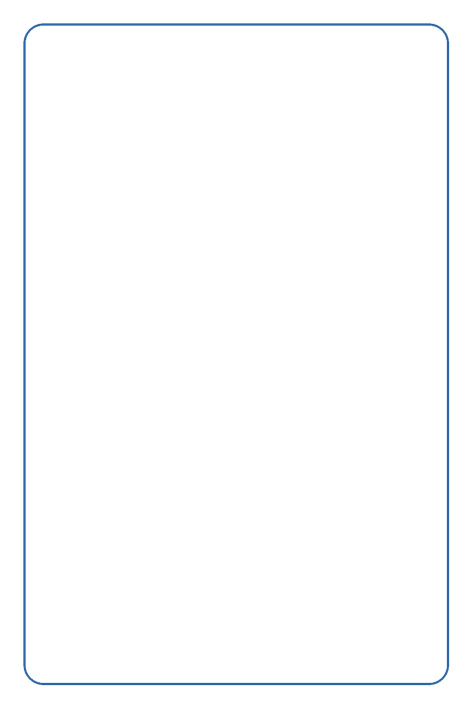
#> input picture src/backend.jpg, 945 x 1417 px (shown at 1/2 size)
$ python main.py   (older library calls are emulated)
#> lines starting #> are read from the running program, lines starting #| are printed output that depends on the picture
from pathlib import Path
from shutil import rmtree
from textwrap import fill, wrap

from PIL import Image, ImageDraw, ImageFont
from reportlab.pdfgen import canvas

SRC_BACKEND_IMG = "src/backend.jpg"
SRC_MAIN_IMG = "src/main.jpg"
SRC_FRONTEND_IMG = "src/frontend.jpg"
OUTPUT_DIR = "output"
DATA_DIR = "static"

FONT = "src/Oswald-Regular.ttf"
FFORMAT = "png"
CONVERT = "RGB"

static = Path(DATA_DIR)
output = Path(OUTPUT_DIR)
output.mkdir(exist_ok=True)
header = ImageFont.truetype(FONT, 55)
paragraph = ImageFont.truetype(FONT, 15)
white = "white"
black = (0, 0, 0, 0)
blue = (40, 101, 176, 0)


class Base:
    def __init__(self, fp: str) -> None:
#> called with fp = 'src/backend.jpg'
        self._image = Image.open(fp)
#> self._image is the input picture: PIL image 945x1417 RGB; mean R, G, B 251.9, 252.8, 253.7
        self.image = self._image.copy()
        self.w, self.h = self.image.size
#> self.w = 945; self.h = 1417
#> call 2 of __init__, with fp = 'src/main.jpg'
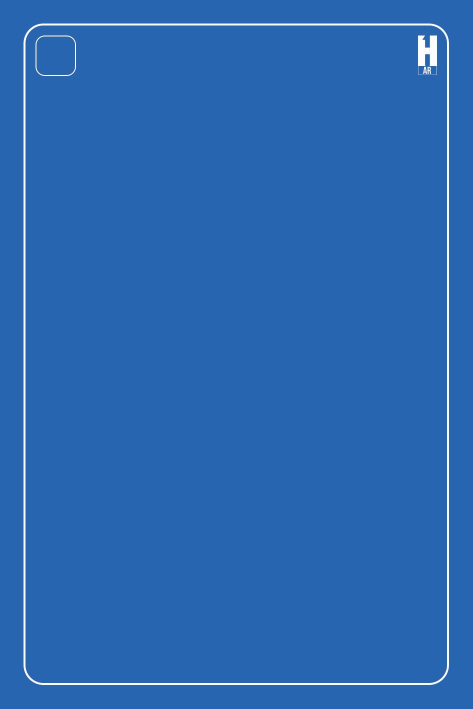
#> input picture src/main.jpg, 945 x 1417 px (shown at 1/2 size)
#> in __init__, self._image is the input picture: PIL image 945x1417 RGB; mean R, G, B 42.2, 103.2, 176.9
#> call 3 of __init__, with fp = 'src/frontend.jpg'
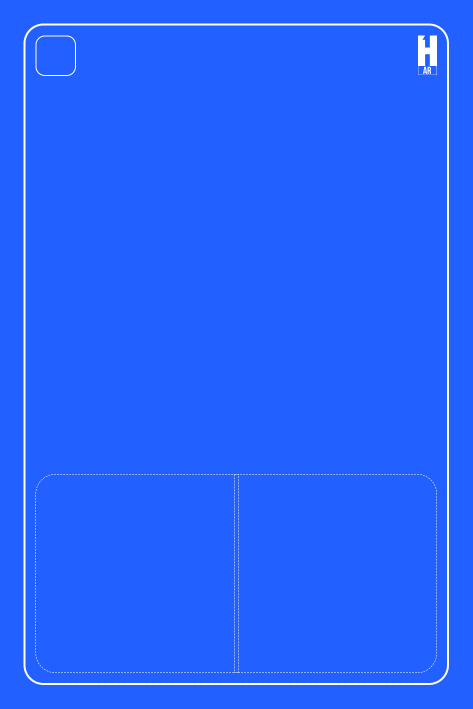
#> input picture src/frontend.jpg, 945 x 1417 px (shown at 1/2 size)
#> in __init__, self._image is the input picture: PIL image 945x1417 CMYK; mean R, G, B 37.6, 98.6, 254.9

    def reset(self) -> None:
        self.image = self._image.copy()


class ImageDescriptor:
    # [4 lines left out: function __set__, not called in this run]

    def __set_name__(self, owner, name):
        self.name = name


class Geneartor:
    f_backend = ImageDescriptor()
    f_main = ImageDescriptor()

    backend = Base(SRC_BACKEND_IMG)
    main = Base(SRC_MAIN_IMG)
    frontend = Base(SRC_FRONTEND_IMG)

    # [114 lines left out: functions __init__, start, create_backend, create_main, create_frontend, add_title and 2 more, not called in this run]

    @staticmethod
    def process_text(text, width=35):
        return "\n".join(line for line in wrap(text, width))
